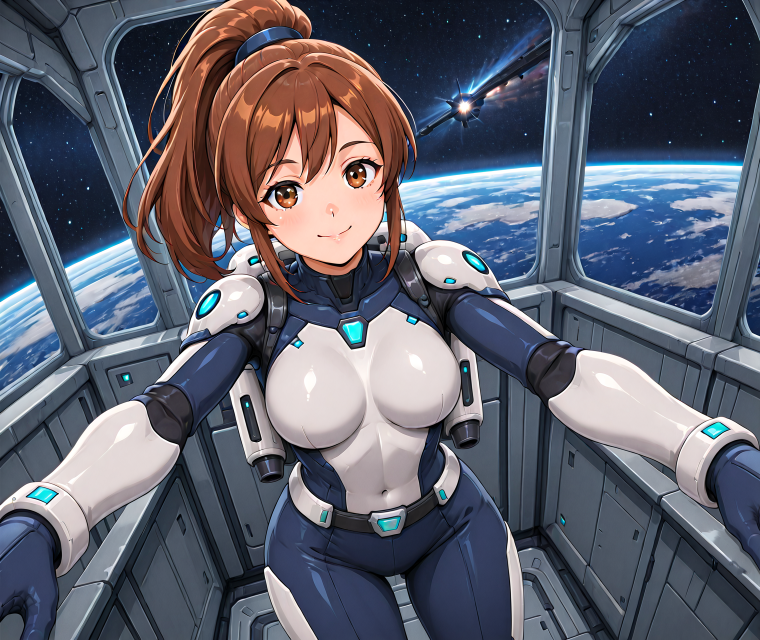
#> input picture distribution/Digital8_Anime/output_sample/anime/source/00505-1900052826.png, 1520 x 1280 px (shown at 1/2 size)
$ python prepare_photoshop_smoke.py
#> lines starting #> are read from the running program, lines starting #| are printed output that depends on the picture
"""Prepare only local, disposable inputs and snapshots for Photoshop tests."""
from pathlib import Path
import struct
import subprocess

import numpy as np
from PIL import Image

ROOT = Path(__file__).resolve().parents[2]
output = ROOT/'photoshop/build/photoshop-smoke'
output.mkdir(exist_ok=True)
with Image.open(ROOT/'distribution/Digital8_Anime/output_sample/anime/source/00505-1900052826.png') as opened:
#> opened is the input picture: PIL image 1520x1280 RGBA; mean R, G, B, A 94.6, 97.6, 110.6, 255
    image = opened.convert('RGBA')
    image.thumbnail((256, 256), Image.Resampling.LANCZOS)
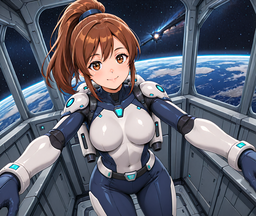
#> image: PIL image 256x216 RGBA; mean R, G, B, A 94.5, 97.6, 110.6, 255
rgba = np.array(image)
rgba[16:28, 16:28, 3] = 0
rgba[40:52, 16:28, 3] = 128
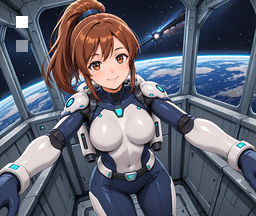
#> rgba: shape (216, 256, 4); mean R, G, B, A 94.5, 97.6, 110.6, 254; transparent parts drawn white
Image.fromarray(rgba).save(output/'input.png')
(output/'input.rgba').write_bytes(struct.pack('<III', 0x31493844, image.width, image.height)+rgba.tobytes())
for machine in range(3):
#> (the run stopped early here; a loop or call above may not have finished)

$ run again, with distribution/Digital8_Anime/output_sample/anime/source/00008-2085017498.png copied over distribution/Digital8_Anime/output_sample/anime/source/00505-1900052826.png
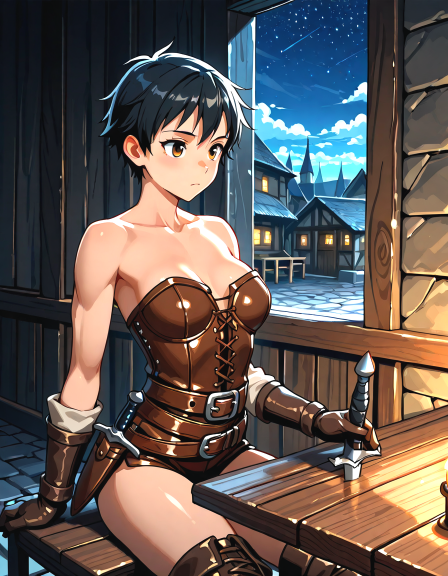
#> input picture distribution/Digital8_Anime/output_sample/anime/source/00008-2085017498.png, 896 x 1152 px (shown at 1/2 size)
#> opened is the input picture: PIL image 896x1152 RGBA; mean R, G, B, A 98.1, 88.8, 84.8, 255
#> `image.thumbnail((256, 256), Image.Resampling.LANCZOS)`:
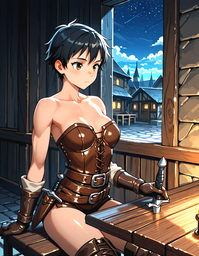
#> image: PIL image 199x256 RGBA; mean R, G, B, A 97.9, 88.6, 84.6, 255; transparent parts drawn white
#> `rgba[40:52, 16:28, 3] = 128`:
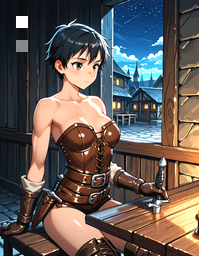
#> rgba: shape (256, 199, 4); mean R, G, B, A 97.9, 88.6, 84.6, 253.9; transparent parts drawn white
